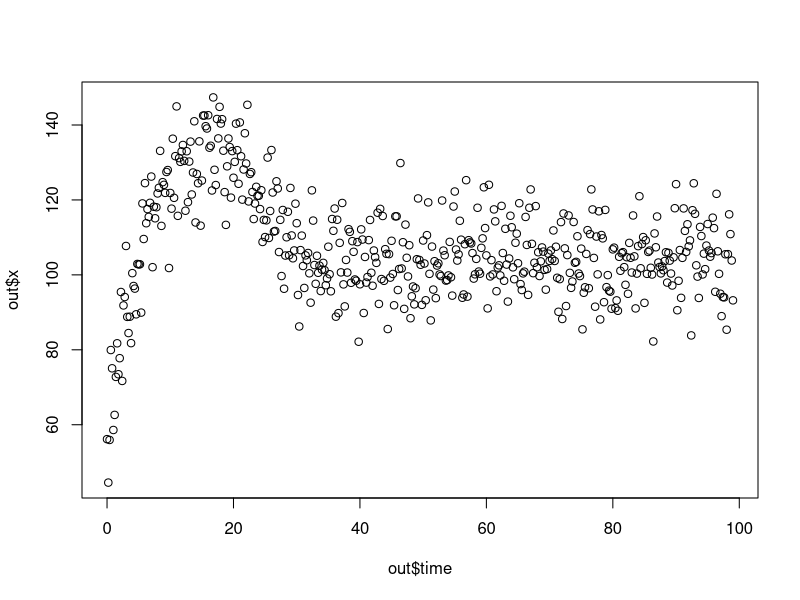
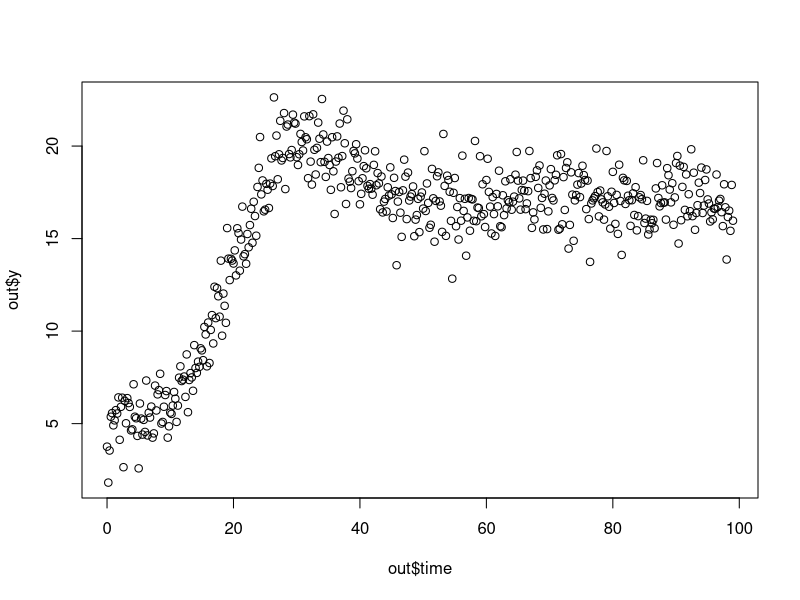
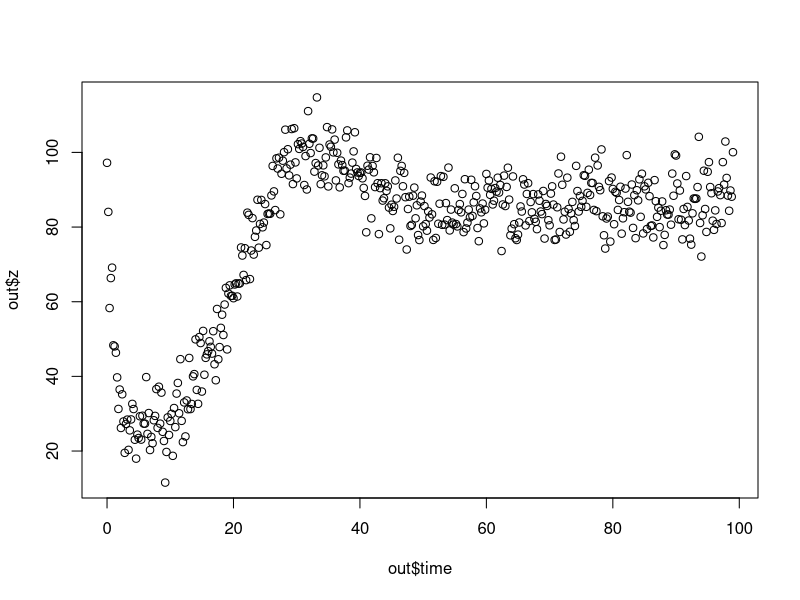

R code for these plots, in order: (Note: this script raises an error after producing the figures.)
################################################################################################
###################### HIV  ##########################################################
################################################################################################
################################################################################################

library(deSolve)

HIV <- function (Time, State, Pars) {
  with(as.list(c(State, Pars)), {
    dx = alpha - 0.108*x - beta*x*z
    dy = beta*x*z - 0.5*y
    dz = 0.5*gamma*y - delta*z
    return(list(c(dx, dy, dz)))
  })
}

Pars <- c(alpha = 20, beta = 9.5*10^(-4), gamma = 10, delta = 1)
State <- c(x = 60, y = 3, z=10^2)
Time <- seq(0, 99, by = 0.2)

out <- as.data.frame(ode(func = HIV, y = State, parms = Pars, times = Time))

set.seed(1237)
true.y=out$x

true.sd1=mean(out$x)*0.08
true.sd2=mean(out$y)*0.08
true.sd3=mean(out$z)*0.08

out$x=out$x+rnorm(length(out$x),0,sd=true.sd1)
out$y=out$y+rnorm(length(out$y),0,sd=true.sd2)
out$z=out$z+rnorm(length(out$z),0,sd=true.sd3)

plot(out$time,out$x)
plot(out$time,out$y)
plot(out$time,out$z)


t=out$time
y=as.matrix(cbind(out$x,out$y,out$z))
q=c(5,5,5)
burn.in=5000
nit=10000
mod=ode.mcmc_C(y,t,q=q,nit = nit, burn.in = burn.in, progr=FALSE)


### res


for(k in 1:3){
plot(t,y[,k],
     xlab="Time Points",
     ylab=eval(bquote(expression(y[.(k)]))))
lines(t,mod$post.x[,k], col=4)
# legend("topright", legend="post.x", lty=1,pch=NA,lwd=2,col="blue")
}
for(k in 1:3){
plot(mod$chain.lam_teta[burn.in:nit,k], type="l",
     xlab="iteration (after warm-up)",
     ylab=eval(bquote(expression(theta[.(k)]))))
}
for(k in 1:3){
plot(mod$chain.sigma_y[burn.in:nit,k], type="l",
     xlab="iteration (after warm-up)",
     ylab=expression(sigma["y"]^2))
}
plot(mod$chain.lam_beta[burn.in:nit], type="l")
plot(mod$chain.sigma_d[burn.in:nit], type="l")
plot(mod$chain.mu[burn.in:nit], type="l")

plot(t,y[,1])
lines(t,mod$post.g1+mod$mean.mu,col=4) ###blue
lines(t,mod$post.x[,1],col=2) ###red


est.beta=matrix(c(round(mod$mean.beta,5),round(mod$sd.beta,5)),length(mod$mean.beta),2,byrow=FALSE)
colnames(est.beta)=c("mean","sd")
est.beta

round(mod$mean.mu,3)
round(mod$sd.mu,3)




round(true.sd1^2,5)

round(mod$mean.sigma_d,5)
round(median(mod$chain.sigma_d[burn.in:nit]),5)

round(mod$mean.sigma_y[1],5)
round(median(mod$chain.sigma_y[burn.in:nit,1]),5)

round(mod$sd.var_d,5)
round(mod$sd.var_y[1],5)



plot(t,y[,1],
     main="",
     pch=5,
     cex=1,
     xlab="time", xlim=c(0,99),
     ylab=expression(y["1"]))
points(t,mod$post.g1+mod$mean.mu,
       type="l",
       pch=19,
       lty="longdash",
       cex=0.8,
       lwd=2.5,
       col=2) ## red
points(t,true.y,
       type="l",
       pch=15,
       lty="solid",
       cex=0.8,
       lwd=2.5, 
       col=4) ## blue
points(t,mod$post.x[,1],
       type="l",
       pch=15,
       lty="dotted",
       cex=0.8,
       lwd=2.5, 
       col=6) ## green
